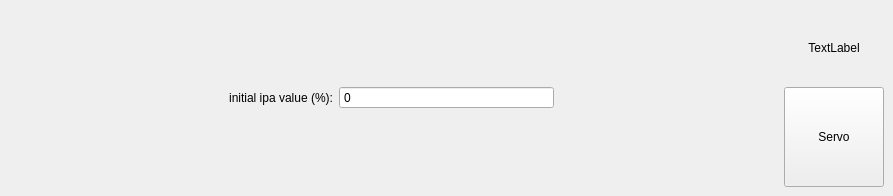
<?xml version="1.0" encoding="UTF-8"?>
<ui version="4.0">
 <class>TabModeCtl</class>
 <widget class="QWidget" name="TabModeCtl">
  <property name="geometry">
   <rect>
    <x>0</x>
    <y>0</y>
    <width>893</width>
    <height>196</height>
   </rect>
  </property>
  <property name="windowTitle">
   <string>Form</string>
  </property>
  <layout class="QHBoxLayout" name="horizontalLayout_2" stretch="0,1,0">
   <property name="spacing">
    <number>0</number>
   </property>
   <property name="leftMargin">
    <number>9</number>
   </property>
   <property name="topMargin">
    <number>9</number>
   </property>
   <property name="rightMargin">
    <number>9</number>
   </property>
   <property name="bottomMargin">
    <number>9</number>
   </property>
   <item>
    <widget class="ModeCtlPanel" name="modeCtlPanel" native="true">
     <property name="minimumSize">
      <size>
       <width>100</width>
       <height>0</height>
      </size>
     </property>
    </widget>
   </item>
   <item>
    <widget class="QStackedWidget" name="stackedWidget_plot_mode">
     <property name="styleSheet">
      <string notr="true"/>
     </property>
     <property name="currentIndex">
      <number>2</number>
     </property>
     <widget class="QWidget" name="page_idle">
      <layout class="QHBoxLayout" name="horizontalLayout_4">
       <item>
        <widget class="QLabel" name="label_page_idle">
         <property name="text">
          <string>idle</string>
         </property>
         <property name="alignment">
          <set>Qt::AlignCenter</set>
         </property>
        </widget>
       </item>
      </layout>
     </widget>
     <widget class="QWidget" name="page_adc">
      <layout class="QHBoxLayout" name="horizontalLayout_7">
       <item>
        <widget class="QLabel" name="label_page_adc">
         <property name="text">
          <string>adc</string>
         </property>
         <property name="alignment">
          <set>Qt::AlignCenter</set>
         </property>
        </widget>
       </item>
      </layout>
     </widget>
     <widget class="QWidget" name="page_ipa">
      <layout class="QHBoxLayout" name="horizontalLayout_8">
       <item>
        <widget class="QLabel" name="label_2">
         <property name="text">
          <string>initial ipa value (%):</string>
         </property>
         <property name="alignment">
          <set>Qt::AlignRight|Qt::AlignTrailing|Qt::AlignVCenter</set>
         </property>
        </widget>
       </item>
       <item>
        <widget class="QSpinBox" name="spinBox_mode_ipa">
         <property name="buttonSymbols">
          <enum>QAbstractSpinBox::NoButtons</enum>
         </property>
         <property name="maximum">
          <number>1000</number>
         </property>
        </widget>
       </item>
       <item>
        <widget class="QLabel" name="label_3">
         <property name="text">
          <string/>
         </property>
        </widget>
       </item>
      </layout>
     </widget>
     <widget class="QWidget" name="page_mpi">
      <layout class="QHBoxLayout" name="horizontalLayout_9">
       <item>
        <widget class="QLabel" name="label_4">
         <property name="text">
          <string>machine paramaters identify</string>
         </property>
         <property name="alignment">
          <set>Qt::AlignCenter</set>
         </property>
        </widget>
       </item>
      </layout>
     </widget>
     <widget class="QWidget" name="page_col">
      <layout class="QGridLayout" name="gridLayout">
       <item row="0" column="0">
        <widget class="QLabel" name="label_5">
         <property name="text">
          <string>ua_ref (%)</string>
         </property>
         <property name="alignment">
          <set>Qt::AlignRight|Qt::AlignTrailing|Qt::AlignVCenter</set>
         </property>
        </widget>
       </item>
       <item row="0" column="1">
        <widget class="QSpinBox" name="spinBox_mode_uaref">
         <property name="buttonSymbols">
          <enum>QAbstractSpinBox::NoButtons</enum>
         </property>
         <property name="minimum">
          <number>-1000</number>
         </property>
         <property name="maximum">
          <number>1000</number>
         </property>
        </widget>
       </item>
       <item row="0" column="2">
        <widget class="QLabel" name="label_8">
         <property name="text">
          <string>ub_ref (%)</string>
         </property>
         <property name="alignment">
          <set>Qt::AlignRight|Qt::AlignTrailing|Qt::AlignVCenter</set>
         </property>
        </widget>
       </item>
       <item row="0" column="3">
        <widget class="QSpinBox" name="spinBox_mode_ubref">
         <property name="buttonSymbols">
          <enum>QAbstractSpinBox::NoButtons</enum>
         </property>
         <property name="minimum">
          <number>-1000</number>
         </property>
         <property name="maximum">
          <number>1000</number>
         </property>
        </widget>
       </item>
       <item row="0" column="4">
        <widget class="QLabel" name="label_9">
         <property name="text">
          <string>uc_ref (%)</string>
         </property>
         <property name="alignment">
          <set>Qt::AlignRight|Qt::AlignTrailing|Qt::AlignVCenter</set>
         </property>
        </widget>
       </item>
       <item row="0" column="5">
        <widget class="QSpinBox" name="spinBox_mode_ucref">
         <property name="buttonSymbols">
          <enum>QAbstractSpinBox::NoButtons</enum>
         </property>
         <property name="minimum">
          <number>-1000</number>
         </property>
         <property name="maximum">
          <number>1000</number>
         </property>
        </widget>
       </item>
       <item row="1" column="0">
        <widget class="QLabel" name="label_10">
         <property name="text">
          <string>ud_ref (%)</string>
         </property>
         <property name="alignment">
          <set>Qt::AlignRight|Qt::AlignTrailing|Qt::AlignVCenter</set>
         </property>
        </widget>
       </item>
       <item row="1" column="1">
        <widget class="QSpinBox" name="spinBox_mode_udref">
         <property name="buttonSymbols">
          <enum>QAbstractSpinBox::NoButtons</enum>
         </property>
         <property name="minimum">
          <number>-1000</number>
         </property>
         <property name="maximum">
          <number>1000</number>
         </property>
        </widget>
       </item>
       <item row="1" column="2">
        <widget class="QLabel" name="label_16">
         <property name="text">
          <string>uq_ref (%)</string>
         </property>
         <property name="alignment">
          <set>Qt::AlignRight|Qt::AlignTrailing|Qt::AlignVCenter</set>
         </property>
        </widget>
       </item>
       <item row="1" column="3">
        <widget class="QSpinBox" name="spinBox_mode_uqref">
         <property name="buttonSymbols">
          <enum>QAbstractSpinBox::NoButtons</enum>
         </property>
         <property name="minimum">
          <number>-1000</number>
         </property>
         <property name="maximum">
          <number>1000</number>
         </property>
        </widget>
       </item>
      </layout>
     </widget>
     <widget class="QWidget" name="page_ccl">
      <layout class="QHBoxLayout" name="horizontalLayout_10">
       <item>
        <widget class="QLabel" name="label_17">
         <property name="text">
          <string>id_ref (%)</string>
         </property>
         <property name="alignment">
          <set>Qt::AlignRight|Qt::AlignTrailing|Qt::AlignVCenter</set>
         </property>
        </widget>
       </item>
       <item>
        <widget class="QSpinBox" name="spinBox_mode_idref">
         <property name="buttonSymbols">
          <enum>QAbstractSpinBox::NoButtons</enum>
         </property>
         <property name="minimum">
          <number>-1000</number>
         </property>
         <property name="maximum">
          <number>1000</number>
         </property>
        </widget>
       </item>
       <item>
        <widget class="QLabel" name="label_18">
         <property name="text">
          <string>iq_ref(%)</string>
         </property>
         <property name="alignment">
          <set>Qt::AlignRight|Qt::AlignTrailing|Qt::AlignVCenter</set>
         </property>
        </widget>
       </item>
       <item>
        <widget class="QSpinBox" name="spinBox_mode_iqref">
         <property name="buttonSymbols">
          <enum>QAbstractSpinBox::NoButtons</enum>
         </property>
         <property name="minimum">
          <number>-1000</number>
         </property>
         <property name="maximum">
          <number>1000</number>
         </property>
        </widget>
       </item>
       <item>
        <widget class="QLabel" name="label_19">
         <property name="text">
          <string/>
         </property>
        </widget>
       </item>
      </layout>
     </widget>
     <widget class="QWidget" name="page_vcl">
      <layout class="QHBoxLayout" name="horizontalLayout_11">
       <item>
        <widget class="QLabel" name="label_20">
         <property name="text">
          <string>close velocity (%)</string>
         </property>
         <property name="alignment">
          <set>Qt::AlignRight|Qt::AlignTrailing|Qt::AlignVCenter</set>
         </property>
        </widget>
       </item>
       <item>
        <widget class="QSpinBox" name="spinBox_mode_vcl">
         <property name="buttonSymbols">
          <enum>QAbstractSpinBox::NoButtons</enum>
         </property>
         <property name="minimum">
          <number>-1000</number>
         </property>
         <property name="maximum">
          <number>1000</number>
         </property>
        </widget>
       </item>
       <item>
        <widget class="QLabel" name="label_21">
         <property name="text">
          <string/>
         </property>
        </widget>
       </item>
      </layout>
     </widget>
     <widget class="QWidget" name="page_vpl">
      <layout class="QHBoxLayout" name="horizontalLayout_12">
       <item>
        <widget class="QLabel" name="label_22">
         <property name="text">
          <string>profile velocity (%)</string>
         </property>
         <property name="alignment">
          <set>Qt::AlignRight|Qt::AlignTrailing|Qt::AlignVCenter</set>
         </property>
        </widget>
       </item>
       <item>
        <widget class="QSpinBox" name="spinBox_mode_vpl">
         <property name="buttonSymbols">
          <enum>QAbstractSpinBox::NoButtons</enum>
         </property>
         <property name="minimum">
          <number>-1000</number>
         </property>
         <property name="maximum">
          <number>1000</number>
         </property>
        </widget>
       </item>
       <item>
        <widget class="QLabel" name="label_23">
         <property name="text">
          <string/>
         </property>
        </widget>
       </item>
      </layout>
     </widget>
     <widget class="QWidget" name="page_vsl">
      <layout class="QHBoxLayout" name="horizontalLayout_13">
       <item>
        <widget class="QLabel" name="label_24">
         <property name="text">
          <string>circle sync velocity (%)</string>
         </property>
         <property name="alignment">
          <set>Qt::AlignRight|Qt::AlignTrailing|Qt::AlignVCenter</set>
         </property>
        </widget>
       </item>
       <item>
        <widget class="QSpinBox" name="spinBox_mode_vsl">
         <property name="buttonSymbols">
          <enum>QAbstractSpinBox::NoButtons</enum>
         </property>
         <property name="minimum">
          <number>-1000</number>
         </property>
         <property name="maximum">
          <number>1000</number>
         </property>
        </widget>
       </item>
       <item>
        <widget class="QLabel" name="label_25">
         <property name="text">
          <string/>
         </property>
        </widget>
       </item>
      </layout>
     </widget>
     <widget class="QWidget" name="page_fix">
      <layout class="QHBoxLayout" name="horizontalLayout_20">
       <item>
        <widget class="QLabel" name="label_26">
         <property name="text">
          <string>fix</string>
         </property>
         <property name="alignment">
          <set>Qt::AlignCenter</set>
         </property>
        </widget>
       </item>
      </layout>
     </widget>
     <widget class="QWidget" name="page_pt">
      <layout class="QHBoxLayout" name="horizontalLayout_21">
       <item>
        <widget class="QLabel" name="label_27">
         <property name="text">
          <string>posion pulse (pulse)</string>
         </property>
         <property name="alignment">
          <set>Qt::AlignRight|Qt::AlignTrailing|Qt::AlignVCenter</set>
         </property>
        </widget>
       </item>
       <item>
        <widget class="QSpinBox" name="spinBox_mode_pt">
         <property name="buttonSymbols">
          <enum>QAbstractSpinBox::NoButtons</enum>
         </property>
         <property name="minimum">
          <number>-429496729</number>
         </property>
         <property name="maximum">
          <number>429496729</number>
         </property>
        </widget>
       </item>
       <item>
        <widget class="QLabel" name="label_28">
         <property name="text">
          <string/>
         </property>
        </widget>
       </item>
      </layout>
     </widget>
     <widget class="QWidget" name="page_db">
      <layout class="QHBoxLayout" name="horizontalLayout_22">
       <item>
        <widget class="QLabel" name="label_29">
         <property name="text">
          <string>dynamic stop</string>
         </property>
         <property name="alignment">
          <set>Qt::AlignCenter</set>
         </property>
        </widget>
       </item>
      </layout>
     </widget>
     <widget class="QWidget" name="page_csc">
      <layout class="QHBoxLayout" name="horizontalLayout_23">
       <item>
        <widget class="QLabel" name="label_30">
         <property name="text">
          <string>circle sync current follow</string>
         </property>
         <property name="alignment">
          <set>Qt::AlignCenter</set>
         </property>
        </widget>
       </item>
      </layout>
     </widget>
     <widget class="QWidget" name="page_aut">
      <layout class="QHBoxLayout" name="horizontalLayout">
       <item>
        <spacer name="horizontalSpacer">
         <property name="orientation">
          <enum>Qt::Horizontal</enum>
         </property>
         <property name="sizeHint" stdset="0">
          <size>
           <width>211</width>
           <height>20</height>
          </size>
         </property>
        </spacer>
       </item>
       <item>
        <layout class="QGridLayout" name="gridLayout_2" columnstretch="0,1">
         <item row="0" column="0">
          <widget class="QLabel" name="label">
           <property name="sizePolicy">
            <sizepolicy hsizetype="Preferred" vsizetype="Fixed">
             <horstretch>0</horstretch>
             <verstretch>0</verstretch>
            </sizepolicy>
           </property>
           <property name="text">
            <string>Max Velocity(rpm):</string>
           </property>
          </widget>
         </item>
         <item row="2" column="1">
          <widget class="QLabel" name="label_mode_aut_Jm">
           <property name="sizePolicy">
            <sizepolicy hsizetype="Preferred" vsizetype="Fixed">
             <horstretch>0</horstretch>
             <verstretch>0</verstretch>
            </sizepolicy>
           </property>
           <property name="text">
            <string/>
           </property>
          </widget>
         </item>
         <item row="2" column="0">
          <widget class="QLabel" name="label_31">
           <property name="sizePolicy">
            <sizepolicy hsizetype="Preferred" vsizetype="Fixed">
             <horstretch>0</horstretch>
             <verstretch>0</verstretch>
            </sizepolicy>
           </property>
           <property name="text">
            <string>Jm(10^-6.kg.m^2):</string>
           </property>
          </widget>
         </item>
         <item row="1" column="0">
          <widget class="QLabel" name="label_6">
           <property name="text">
            <string>Cycle Time(ms):</string>
           </property>
          </widget>
         </item>
         <item row="0" column="1">
          <widget class="QSpinBox" name="spinBox_mode_autMaxVel">
           <property name="buttonSymbols">
            <enum>QAbstractSpinBox::NoButtons</enum>
           </property>
           <property name="maximum">
            <number>32767</number>
           </property>
          </widget>
         </item>
         <item row="1" column="1">
          <widget class="QSpinBox" name="spinBox_autCycle">
           <property name="buttonSymbols">
            <enum>QAbstractSpinBox::NoButtons</enum>
           </property>
           <property name="maximum">
            <number>32767</number>
           </property>
          </widget>
         </item>
        </layout>
       </item>
       <item>
        <spacer name="horizontalSpacer_2">
         <property name="orientation">
          <enum>Qt::Horizontal</enum>
         </property>
         <property name="sizeHint" stdset="0">
          <size>
           <width>211</width>
           <height>20</height>
          </size>
         </property>
        </spacer>
       </item>
      </layout>
     </widget>
     <widget class="QWidget" name="page_home"/>
     <widget class="QWidget" name="page_mid"/>
    </widget>
   </item>
   <item>
    <layout class="QVBoxLayout" name="verticalLayout_4" stretch="1,0">
     <item>
      <widget class="QLabel" name="label_plot_servo_onoff">
       <property name="text">
        <string>TextLabel</string>
       </property>
       <property name="alignment">
        <set>Qt::AlignCenter</set>
       </property>
      </widget>
     </item>
     <item>
      <widget class="QToolButton" name="tbtn_plot_servoOnMode">
       <property name="sizePolicy">
        <sizepolicy hsizetype="Preferred" vsizetype="Preferred">
         <horstretch>0</horstretch>
         <verstretch>0</verstretch>
        </sizepolicy>
       </property>
       <property name="minimumSize">
        <size>
         <width>100</width>
         <height>100</height>
        </size>
       </property>
       <property name="text">
        <string>Servo</string>
       </property>
      </widget>
     </item>
    </layout>
   </item>
  </layout>
 </widget>
 <customwidgets>
  <customwidget>
   <class>ModeCtlPanel</class>
   <extends>QWidget</extends>
   <header>modectlpanel.h</header>
   <container>1</container>
  </customwidget>
 </customwidgets>
 <resources/>
 <connections/>
</ui>
